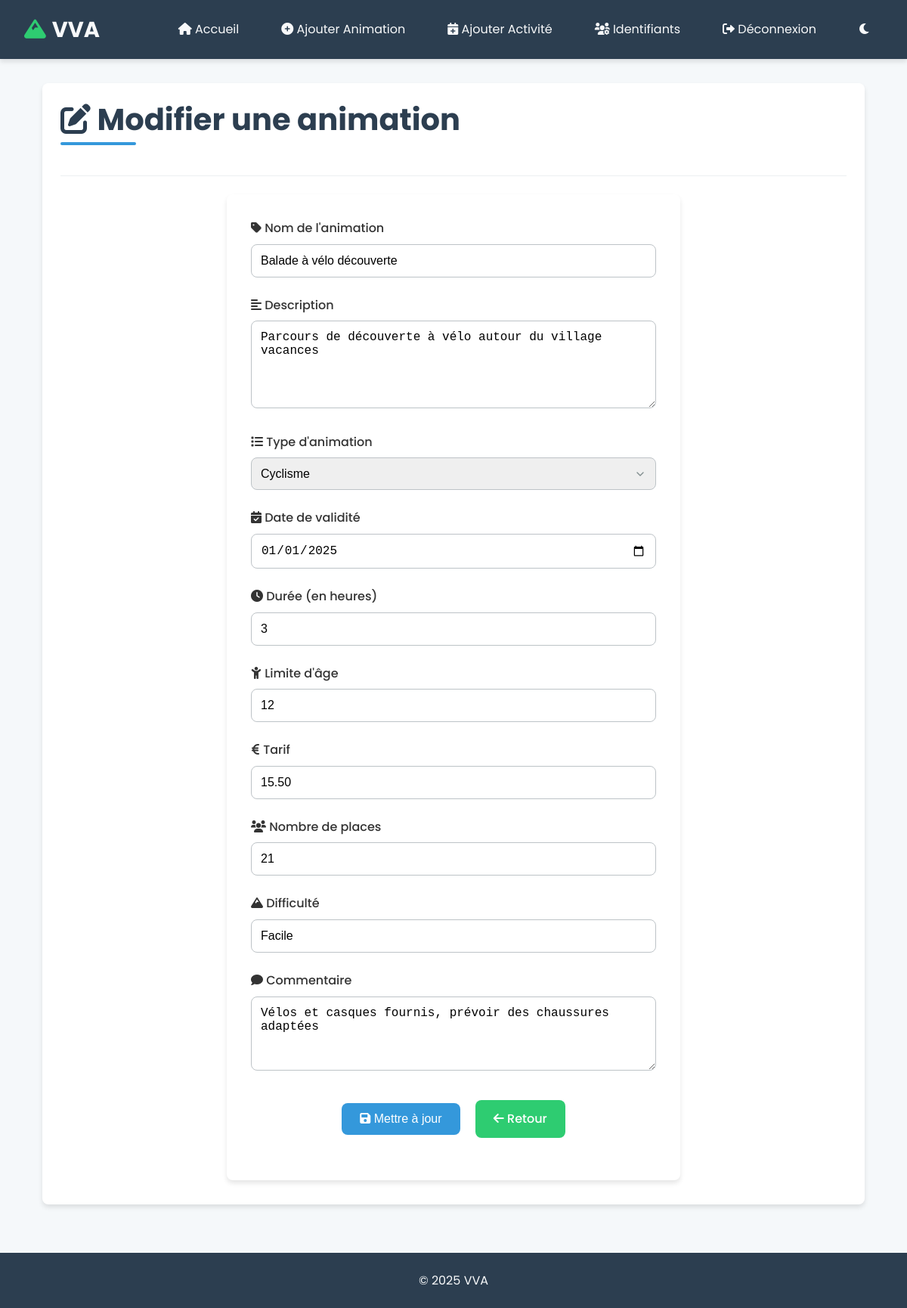
Screenshot of /encadrant/modifier_animation.php?codeAnim=A001 (signed in) with the database file from the repository.
### tables this page shows
CREATE TABLE `ANIMATION` (
  `CODEANIM` char(8) NOT NULL,
  `CODETYPEANIM` char(5) NOT NULL,
  `NOMANIM` char(40) DEFAULT NULL,
  `DATECREATIONANIM` date DEFAULT NULL,
  `DATEVALIDITEANIM` date DEFAULT NULL,
  `DUREEANIM` double(5,0) DEFAULT NULL,
  `LIMITEAGE` int(11) DEFAULT NULL,
  `TARIFANIM` decimal(7,2) DEFAULT NULL,
  `NBREPLACEANIM` int(11) DEFAULT NULL,
  `DESCRIPTANIM` char(250) DEFAULT NULL,
  `COMMENTANIM` char(250) DEFAULT NULL,
  `DIFFICULTEANIM` char(40) DEFAULT NULL
);

CREATE TABLE `TYPE_ANIM` (
  `CODETYPEANIM` char(5) NOT NULL,
  `NOMTYPEANIM` char(50) DEFAULT NULL
);

### encadrant/modifier_animation.php (the view, shortened to what this page needs)
<?php
include '../includes/header.php';
require_once '../includes/db.php';
$codeAnim = $_GET['codeAnim'];
$sql = "SELECT * FROM ANIMATION WHERE CODEANIM = ?";
$stmt = $pdo->prepare($sql);
$stmt->execute([$codeAnim]);
$animation = $stmt->fetch(PDO::FETCH_ASSOC);
$sqlTypes = "SELECT CODETYPEANIM, NOMTYPEANIM FROM TYPE_ANIM";
$stmtTypes = $pdo->query($sqlTypes);
$typesAnim = $stmtTypes->fetchAll(PDO::FETCH_ASSOC);
?>
<div class="container">
    <div class="card mb-4">
        <div class="card-header">
            <h1 class="mb-0"><i class="fas fa-edit"></i> Modifier une animation</h1>
        </div>
        <div class="card-body">
            <form method="POST">
                <div class="row">
                    <div class="col-md-6">
                        <div class="form-group">
                            <label for="nomAnim"><i class="fas fa-tag"></i> Nom de l'animation</label>
                            <input type="text" name="nomAnim" id="nomAnim" class="form-control" value="<?= htmlspecialchars($animation['NOMANIM']) ?>" required>
                        </div>
                        <div class="form-group">
                            <label for="descAnim"><i class="fas fa-align-left"></i> Description</label>
                            <textarea name="descAnim" id="descAnim" class="form-control" rows="5" required><?= htmlspecialchars($animation['DESCRIPTANIM']) ?></textarea>
                        </div>
                        <div class="form-group">
                            <label for="typeAnimation"><i class="fas fa-list"></i> Type d'animation</label>
                            <select name="typeAnimation" id="typeAnimation" class="form-control" required>
                                <?php foreach ($typesAnim as $type): ?>
                                    <option value="<?= htmlspecialchars($type['CODETYPEANIM']) ?>"
                                        <?= $type['CODETYPEANIM'] === $animation['CODETYPEANIM'] ? 'selected' : '' ?>>
                                        <?= htmlspecialchars($type['NOMTYPEANIM']) ?>
                                    </option>
                                <?php endforeach; ?>
                            </select>
                        </div>
                        <div class="form-group">
                            <label for="dateValiditeAnim"><i class="fas fa-calendar-check"></i> Date de validité</label>
                            <input type="date" name="dateValiditeAnim" id="dateValiditeAnim" class="form-control" value="<?= htmlspecialchars($animation['DATEVALIDITEANIM']) ?>">
                        </div>
                        <div class="form-group">
                            <label for="dureeAnim"><i class="fas fa-clock"></i> Durée (en heures)</label>
                            <input type="number" name="dureeAnim" id="dureeAnim" class="form-control" value="<?= htmlspecialchars($animation['DUREEANIM']) ?>" step="0.1" min="0.1">
                        </div>
                    </div>
                    <div class="col-md-6">
                        <div class="form-group">
                            <label for="limiteAge"><i class="fas fa-child"></i> Limite d'âge</label>
                            <input type="number" name="limiteAge" id="limiteAge" class="form-control" value="<?= htmlspecialchars($animation['LIMITEAGE']) ?>" min="0">
                        </div>
                        <div class="form-group">
                            <label for="tarifAnim"><i class="fas fa-euro-sign"></i> Tarif</label>
                            <input type="number" step="0.01" name="tarifAnim" id="tarifAnim" class="form-control" value="<?= htmlspecialchars($animation['TARIFANIM']) ?>" min="0">
                        </div>
                        <div class="form-group">
                            <label for="nbrePlaceAnim"><i class="fas fa-users"></i> Nombre de places</label>
                            <input type="number" name="nbrePlaceAnim" id="nbrePlaceAnim" class="form-control" value="<?= htmlspecialchars($animation['NBREPLACEANIM']) ?>" min="0">
                        </div>
                        <div class="form-group">
                            <label for="difficulteAnim"><i class="fas fa-mountain"></i> Difficulté</label>
                            <input type="text" name="difficulteAnim" id="difficulteAnim" class="form-control" value="<?= htmlspecialchars($animation['DIFFICULTEANIM']) ?>">
                        </div>
                        <div class="form-group">
                            <label for="commentAnim"><i class="fas fa-comment"></i> Commentaire</label>
                            <textarea name="commentAnim" id="commentAnim" class="form-control" rows="4"><?= htmlspecialchars($animation['COMMENTANIM']) ?></textarea>
                        </div>
                    </div>
                </div>
                <div class="form-group text-center mt-4">
                    <button type="submit" class="btn btn-primary">
                        <i class="fas fa-save"></i> Mettre à jour
                    </button>
                    <a href="/animation.php?code=<?= htmlspecialchars($codeAnim) ?>" class="btn btn-secondary ml-2">
                        <i class="fas fa-arrow-left"></i> Retour
                    </a>
                </div>
            </form>
        </div>
    </div>
</div>
<?php include '../includes/footer.php'; ?>

### style.css (style rules this page uses)
:root { --primary-color: #3498db; --primary-dark: #2980b9; --secondary-color: #2ecc71; --secondary-dark: #27ae60; --accent-color: #e74c3c; --light-bg: #f5f8fa; --dark-bg: #2c3e50; --text-color: #333; --light-text: #f8f9fa; --gray-light: #ecf0f1; --gray-medium: #bdc3c7; --gray-dark: #7f8c8d; --success: #2ecc71; --danger: #e74c3c; --warning: #f39c12; --info: #3498db; --shadow: 0 4px 6px rgba(0, 0, 0, 0.1); --border-radius: 8px; --transition: all 0.3s ease; }
* { margin: 0; padding: 0; box-sizing: border-box; }
body { font-family: 'Poppins', 'Segoe UI', Tahoma, Geneva, Verdana, sans-serif; background-color: var(--light-bg); color: var(--text-color); line-height: 1.6; min-height: 100vh; display: flex; flex-direction: column; }
h1, h2, h3, h4, h5, h6 { color: var(--dark-bg); margin-bottom: 1.5rem; line-height: 1.2; }
h1 { font-size: 2.5rem; position: relative; display: inline-block; padding-bottom: 10px; }
h1::after { content: ''; position: absolute; left: 0; bottom: 0; width: 100px; height: 4px; background-color: var(--primary-color); border-radius: 2px; }
.card { background-color: white; border-radius: var(--border-radius); box-shadow: var(--shadow); padding: 1.5rem; margin-bottom: 1.5rem; transition: var(--transition); }
.card-header { border-bottom: 1px solid var(--gray-light); padding-bottom: 1rem; margin-bottom: 1rem; }
.card-body { padding: 0.5rem 0; }
form { background-color: white; padding: 2rem; border-radius: var(--border-radius); box-shadow: var(--shadow); max-width: 600px; margin: 0 auto; }
.form-group { margin-bottom: 1.5rem; }
label { display: block; margin-bottom: 0.5rem; font-weight: 500; }
input[type="text"], input[type="password"], input[type="email"], input[type="number"], input[type="date"], input[type="time"], select, textarea { width: 100%; padding: 0.75rem; border: 1px solid var(--gray-medium); border-radius: var(--border-radius); font-size: 1rem; transition: var(--transition); }
select { appearance: none; background-repeat: no-repeat; background-position: right 0.75rem center; background-size: 1rem; padding-right: 2.5rem; }
.btn { display: inline-block; padding: 0.75rem 1.5rem; background-color: var(--primary-color); color: white; border: none; border-radius: var(--border-radius); font-size: 1rem; font-weight: 500; cursor: pointer; transition: var(--transition); text-decoration: none; text-align: center; }
.btn-secondary { background-color: var(--secondary-color); }
.container { max-width: 1200px; margin: 0 auto; padding: 0 1.5rem; }
.text-center { text-align: center; }
.mt-4 { margin-top: 2rem; }
.mb-4 { margin-bottom: 2rem; }
.ml-2 { margin-left: 1rem; }
.fade-in { animation: fadeIn 0.5s ease forwards; }

### rows the page displays
animation: nomAnim "Balade à vélo découverte", descAnim "Parcours de découverte à vélo autour du village vacances", typeAnimation "Cyclisme", dateValiditeAnim "01/01/2025", dureeAnim "3", limiteAge "12", tarifAnim "15.50", nbrePlaceAnim "21", difficulteAnim "Facile", commentAnim "Vélos et casques fournis, prévoir des chaussures adaptées"
